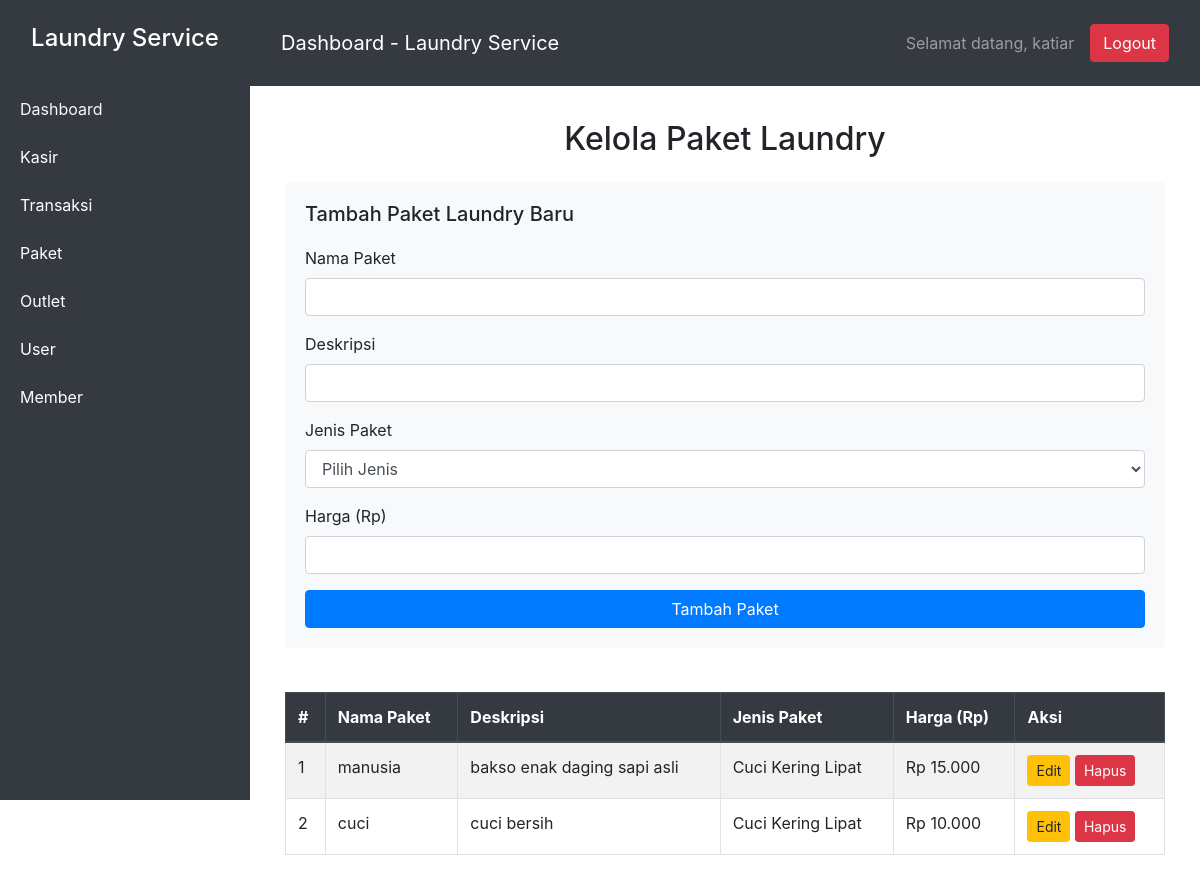
/view/paket.php (signed in), run on the app's committed database.
### tables this page shows
CREATE TABLE `paket` (
  `id` int(100) NOT NULL,
  `id_outlet` int(11) NOT NULL,
  `jenis` varchar(50) NOT NULL,
  `nama` varchar(50) NOT NULL,
  `deskripsi` varchar(100) NOT NULL,
  `harga` int(11) NOT NULL
);

### database/database.php (called while the page is built, shortened)
<?php
class Database
{
    private $host = 'localhost';
    private $username = 'root';
    private $password = '';
    private $dbname = 'laundry';
    protected $connect;
    public function __construct()
    {
        $this->connect = new mysqli($this->host, $this->username, $this->password, $this->dbname);
    }
    private function getParamType($param)
    {
        if (is_int($param)) {
            return 'i';
        } elseif (is_double($param) || is_float($param)) {
            return 'd';
        } elseif (is_string($param)) {
            return 's';
        } elseif (is_bool($param)) {
            return 'b';
        }
        return null;
    }
    public function find($table, $column, $param)
    {
        $type = $this->getParamType($param);
        if ($column === "id" || $column === "id_outlet" || $column === "id_transaksi") {
            $sql = "SELECT * FROM $table WHERE md5($column) = ?";
        } else {
            $sql = "SELECT * FROM $table WHERE $column = ?";
        }
        $stmt = $this->connect->prepare($sql);
        $stmt->bind_param($type, $param);
        $stmt->execute();
        $result = $stmt->get_result();
        return $result;
    }
}

### controller/paketController.php (called while the page is built, shortened)
<?php
include __DIR__.'/../model/paket.php';
class paketController
{
    private $model;
    public function __construct()
    {
        $this->model = new paketModel;
    }
    public function show($id)
    {
        $show = $this->model->show($id);
        $show = $show->fetch_all(MYSQLI_ASSOC);
        return $show;
    }
}

### model/paket.php (called while the page is built, shortened)
<?php
include __DIR__.'/../database/database.php';
class paketModel extends Database
{
    private $table = 'paket';
    private $columns = ['id','id_outlet','jenis','nama','deskripsi','harga'];
    public function show($id)
    {
        $show = $this -> find($this->table,$this->columns[1],$id);
        return $show;
    }
}

### view/paket.php (the view, shortened to what this page needs)
<?php
include __DIR__.'/../controller/paketController.php';
$data = new paketController;
$show = $data->show(md5(isset($_SESSION['admin']['id_outlet']) ? $_SESSION['admin']['id_outlet'] : $_SESSION['kasir']['id_outlet']));
?>
<!DOCTYPE html>
<html lang="id">
<head>
    <link rel="stylesheet" href="https://stackpath.bootstrapcdn.com/bootstrap/4.5.2/css/bootstrap.min.css">
</head>
<body>
    <div class="wrapper">
        <nav id="sidebar">
            <div class="sidebar-header text-center py-4">
                <h4>Laundry Service</h4>
            </div>
            <ul class="list-group">
                <?php
                if(isset($_SESSION['admin'])){
                ?>
                <a href="index.php" class="text-light"><li class="list-group-item">Dashboard</a></li>
                <a href="kasir.php" class="text-light"><li class="list-group-item">Kasir</li></a>
                <a href="transaksi.php" class="text-light"><li class="list-group-item">Transaksi</li></a>
                <a href="paket.php" class="text-light"><li class="list-group-item">Paket</li></a>
                <a href="outlet.php" class="text-light"><li class="list-group-item">Outlet</li></a>
                <a href="user.php" class="text-light"><li class="list-group-item">User</li></a>
                <a href="member.php" class="text-light"><li class="list-group-item">Member</li></a>
                <?php
                    }
                ?>
            </ul>
        </nav>
        <header id="header">
            <nav class="navbar navbar-expand-lg navbar-dark">
                <span class="navbar-brand">Dashboard - Laundry Service</span>
                <div class="ml-auto d-flex align-items-center">
                    <span class="navbar-text mr-3">Selamat datang, <?=$_SESSION['admin']['username']?></span>
                    <form action="../routes/auth.php" method="post" class="mb-0">
                        <button type="submit" class="btn btn-danger" name="action" value="logout">Logout</button>
                    </form>
                </div>
            </nav>
        </header>
        <div id="content">
            <div id="main-content" class="container" style="margin-top: 100px">
                <h2 class="text-center mb-4">Kelola Paket Laundry</h2>
                <div class="form-section">
                    <h5><?= isset($edit) ? 'Edit Paket Laundry' : 'Tambah Paket Laundry Baru' ?></h5>
                    <form action="../routes/paket.php" method="post">
                        <div class="form-group">
                            <label for="namaPaket">Nama Paket</label>
                            <input type="text" class="form-control" id="namaPaket" name="nama" value="<?= isset($edit['nama']) ? htmlspecialchars($edit['nama']) : '' ?>" required>
                        </div>
                        <div class="form-group">
                            <label for="deskripsiPaket">Deskripsi</label>
                            <input type="text" class="form-control" id="deskripsiPaket" name="deskripsi" value="<?= isset($edit['deskripsi']) ? htmlspecialchars($edit['deskripsi']) : '' ?>" required>
                        </div>
                        <div class="form-group">
                            <label for="jenisPaket">Jenis Paket</label>
                            <select class="form-control" id="jenisPaket" name="jenis" required>
                                <option value="">Pilih Jenis</option>
                            </select>
                        </div>
                        <div class="form-group">
                            <label for="hargaPaket">Harga (Rp)</label>
                            <input type="number" class="form-control" id="hargaPaket" name="harga" value="<?= isset($edit['harga']) ? htmlspecialchars($edit['harga']) : '' ?>" required>
                        </div>
                        <button type="submit" class="btn btn-primary btn-block" name="action" value="<?= isset($edit) ? 'update' : 'insert' ?>">
                            <?= isset($edit) ? 'Update Paket' : 'Tambah Paket' ?>
                        </button>
                    </form>
                </div>
                <div class="table-responsive">
                    <table class="table table-bordered table-striped mt-4">
                        <thead class="thead-dark">
                            <tr>
                                <th>#</th>
                                <th>Nama Paket</th>
                                <th>Deskripsi</th>
                                <th>Jenis Paket</th>
                                <th>Harga (Rp)</th>
                                <th>Aksi</th>
                            </tr>
                        </thead>
                        <tbody>
                        <?php
                            $no = 0;
                            if (!empty($show)) {
                                foreach ($show as $paket) {
                                    $no++;
                        ?>
                            <tr>
                                <td><?=$no?></td>
                                <td><?=$paket['nama']?></td>
                                <td><?=$paket['deskripsi']?></td>
                                <td><?=$paket['jenis']?></td>
                                <td><?='Rp '.number_format($paket['harga'],0,',','.')?></td>
                                <td>
                                    <a href="paket.php?id=<?=md5($paket['id'])?>" class="btn btn-warning btn-sm">Edit</a>
                                    <a href="../routes/paket.php?action=destroy&&id=<?=md5($paket['id'])?>" class="btn btn-danger btn-sm">Hapus</a>
                                </td>
                            </tr>
                        <?php
                                }
                            }
                        ?>
                        </tbody>
                    </table>
                </div>
            </div>
        </div>
    </div>
</body>
</html>

### view/paket.php (style rules this page uses)
.wrapper { display: flex; width: 100%; }
#sidebar { min-width: 250px; max-width: 250px; background: #343a40; color: #fff; height: 100vh; position: fixed; }
#sidebar .list-group { margin: 0; }
#sidebar .list-group-item { background: #343a40; color: #fff; border: none; }
#content { margin-left: 250px; width: 100%; padding: 20px; }
#header { background-color: #343a40; color: white; padding: 15px; position: fixed; top: 0; left: 250px; width: calc(100% - 250px); z-index: 1000; }
#header .navbar { display: flex; justify-content: space-between; align-items: center; }
#main-content { margin-top: 70px; }
.table-responsive { margin-top: 20px; }
.form-section { background-color: #f8f9fa; padding: 20px; border-radius: 5px; }
.form-section h5 { margin-bottom: 20px; }

### data on the page
paket: nama "manusia", deskripsi "bakso enak daging sapi asli", jenis "Cuci Kering Lipat", harga "15.000"
paket: nama "cuci", deskripsi "cuci bersih", jenis "Cuci Kering Lipat", harga "10.000"

### other printed values
$_SESSION['admin']['username'] "katiar"
